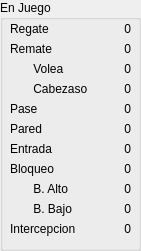
   <widget class="QGroupBox" name="groupBox_2">
    <property name="geometry">
     <rect>
      <x>650</x>
      <y>10</y>
      <width>141</width>
      <height>251</height>
     </rect>
    </property>
    <property name="title">
     <string>En Juego</string>
    </property>
    <widget class="QWidget" name="layoutWidget_6">
     <property name="geometry">
      <rect>
       <x>10</x>
       <y>120</y>
       <width>121</width>
       <height>18</height>
      </rect>
     </property>
     <layout class="QHBoxLayout" name="horizontalLayout_7">
      <item>
       <widget class="QLabel" name="label_14">
        <property name="text">
         <string>Pared</string>
        </property>
        <property name="alignment">
         <set>Qt::AlignLeading|Qt::AlignLeft|Qt::AlignVCenter</set>
        </property>
       </widget>
      </item>
      <item>
       <widget class="QLabel" name="par_total">
        <property name="text">
         <string>0</string>
        </property>
        <property name="alignment">
         <set>Qt::AlignRight|Qt::AlignTrailing|Qt::AlignVCenter</set>
        </property>
       </widget>
      </item>
     </layout>
    </widget>
    <widget class="QWidget" name="layoutWidget">
     <property name="geometry">
      <rect>
       <x>10</x>
       <y>20</y>
       <width>121</width>
       <height>18</height>
      </rect>
     </property>
     <layout class="QHBoxLayout" name="horizontalLayout">
      <item>
       <widget class="QLabel" name="label_2">
        <property name="font">
         <font>
          <underline>false</underline>
         </font>
        </property>
        <property name="text">
         <string>Regate</string>
        </property>
        <property name="alignment">
         <set>Qt::AlignLeading|Qt::AlignLeft|Qt::AlignVCenter</set>
        </property>
       </widget>
      </item>
      <item>
       <widget class="QLabel" name="reg_total">
        <property name="text">
         <string>0</string>
        </property>
        <property name="alignment">
         <set>Qt::AlignRight|Qt::AlignTrailing|Qt::AlignVCenter</set>
        </property>
       </widget>
      </item>
     </layout>
    </widget>
    <widget class="QWidget" name="layoutWidget_9">
     <property name="geometry">
      <rect>
       <x>10</x>
       <y>180</y>
       <width>121</width>
       <height>18</height>
      </rect>
     </property>
     <layout class="QHBoxLayout" name="horizontalLayout_10">
      <item>
       <widget class="QLabel" name="label_20">
        <property name="text">
         <string>       B. Alto</string>
        </property>
        <property name="alignment">
         <set>Qt::AlignLeading|Qt::AlignLeft|Qt::AlignVCenter</set>
        </property>
       </widget>
      </item>
      <item>
       <widget class="QLabel" name="balto_total">
        <property name="text">
         <string>0</string>
        </property>
        <property name="alignment">
         <set>Qt::AlignRight|Qt::AlignTrailing|Qt::AlignVCenter</set>
        </property>
       </widget>
      </item>
     </layout>
    </widget>
    <widget class="QWidget" name="layoutWidget_5">
     <property name="geometry">
      <rect>
       <x>10</x>
       <y>100</y>
       <width>121</width>
       <height>18</height>
      </rect>
     </property>
     <layout class="QHBoxLayout" name="horizontalLayout_6">
      <item>
       <widget class="QLabel" name="label_12">
        <property name="text">
         <string>Pase</string>
        </property>
        <property name="alignment">
         <set>Qt::AlignLeading|Qt::AlignLeft|Qt::AlignVCenter</set>
        </property>
       </widget>
      </item>
      <item>
       <widget class="QLabel" name="pas_total">
        <property name="text">
         <string>0</string>
        </property>
        <property name="alignment">
         <set>Qt::AlignRight|Qt::AlignTrailing|Qt::AlignVCenter</set>
        </property>
       </widget>
      </item>
     </layout>
    </widget>
    <widget class="QWidget" name="layoutWidget_10">
     <property name="geometry">
      <rect>
       <x>10</x>
       <y>200</y>
       <width>121</width>
       <height>18</height>
      </rect>
     </property>
     <layout class="QHBoxLayout" name="horizontalLayout_11">
      <item>
       <widget class="QLabel" name="label_22">
        <property name="text">
         <string>       B. Bajo </string>
        </property>
        <property name="alignment">
         <set>Qt::AlignLeading|Qt::AlignLeft|Qt::AlignVCenter</set>
        </property>
       </widget>
      </item>
      <item>
       <widget class="QLabel" name="bbajo_total">
        <property name="text">
         <string>0</string>
        </property>
        <property name="alignment">
         <set>Qt::AlignRight|Qt::AlignTrailing|Qt::AlignVCenter</set>
        </property>
       </widget>
      </item>
     </layout>
    </widget>
    <widget class="QWidget" name="layoutWidget_7">
     <property name="geometry">
      <rect>
       <x>10</x>
       <y>140</y>
       <width>121</width>
       <height>18</height>
      </rect>
     </property>
     <layout class="QHBoxLayout" name="horizontalLayout_8">
      <item>
       <widget class="QLabel" name="label_16">
        <property name="text">
         <string>Entrada</string>
        </property>
        <property name="alignment">
         <set>Qt::AlignLeading|Qt::AlignLeft|Qt::AlignVCenter</set>
        </property>
       </widget>
      </item>
      <item>
       <widget class="QLabel" name="ent_total">
        <property name="text">
         <string>0</string>
        </property>
        <property name="alignment">
         <set>Qt::AlignRight|Qt::AlignTrailing|Qt::AlignVCenter</set>
        </property>
       </widget>
      </item>
     </layout>
    </widget>
    <widget class="QWidget" name="layoutWidget_11">
     <property name="geometry">
      <rect>
       <x>10</x>
       <y>220</y>
       <width>121</width>
       <height>18</height>
      </rect>
     </property>
     <layout class="QHBoxLayout" name="horizontalLayout_12">
      <item>
       <widget class="QLabel" name="label_24">
        <property name="text">
         <string>Intercepcion</string>
        </property>
        <property name="alignment">
         <set>Qt::AlignLeading|Qt::AlignLeft|Qt::AlignVCenter</set>
        </property>
       </widget>
      </item>
      <item>
       <widget class="QLabel" name="int_total">
        <property name="text">
         <string>0</string>
        </property>
        <property name="alignment">
         <set>Qt::AlignRight|Qt::AlignTrailing|Qt::AlignVCenter</set>
        </property>
       </widget>
      </item>
     </layout>
    </widget>
    <widget class="QWidget" name="layoutWidget_2">
     <property name="geometry">
      <rect>
       <x>10</x>
       <y>40</y>
       <width>121</width>
       <height>18</height>
      </rect>
     </property>
     <layout class="QHBoxLayout" name="horizontalLayout_3">
      <item>
       <widget class="QLabel" name="label_6">
        <property name="text">
         <string>Remate</string>
        </property>
        <property name="alignment">
         <set>Qt::AlignLeading|Qt::AlignLeft|Qt::AlignVCenter</set>
        </property>
       </widget>
      </item>
      <item>
       <widget class="QLabel" name="rem_total">
        <property name="text">
         <string>0</string>
        </property>
        <property name="alignment">
         <set>Qt::AlignRight|Qt::AlignTrailing|Qt::AlignVCenter</set>
        </property>
       </widget>
      </item>
     </layout>
    </widget>
    <widget class="QWidget" name="layoutWidget_3">
     <property name="geometry">
      <rect>
       <x>10</x>
       <y>60</y>
       <width>121</width>
       <height>18</height>
      </rect>
     </property>
     <layout class="QHBoxLayout" name="horizontalLayout_4">
      <item>
       <widget class="QLabel" name="label_8">
        <property name="text">
         <string>       Volea</string>
        </property>
        <property name="alignment">
         <set>Qt::AlignLeading|Qt::AlignLeft|Qt::AlignVCenter</set>
        </property>
       </widget>
      </item>
      <item>
       <widget class="QLabel" name="vol_total">
        <property name="text">
         <string>0</string>
        </property>
        <property name="alignment">
         <set>Qt::AlignRight|Qt::AlignTrailing|Qt::AlignVCenter</set>
        </property>
       </widget>
      </item>
     </layout>
    </widget>
    <widget class="QWidget" name="layoutWidget_8">
     <property name="geometry">
      <rect>
       <x>10</x>
       <y>160</y>
       <width>121</width>
       <height>18</height>
      </rect>
     </property>
     <layout class="QHBoxLayout" name="horizontalLayout_9">
      <item>
       <widget class="QLabel" name="label_18">
        <property name="text">
         <string>Bloqueo</string>
        </property>
        <property name="alignment">
         <set>Qt::AlignLeading|Qt::AlignLeft|Qt::AlignVCenter</set>
        </property>
       </widget>
      </item>
      <item>
       <widget class="QLabel" name="blo_total">
        <property name="text">
         <string>0</string>
        </property>
        <property name="alignment">
         <set>Qt::AlignRight|Qt::AlignTrailing|Qt::AlignVCenter</set>
        </property>
       </widget>
      </item>
     </layout>
    </widget>
    <widget class="QWidget" name="layoutWidget_4">
     <property name="geometry">
      <rect>
       <x>10</x>
       <y>80</y>
       <width>121</width>
       <height>18</height>
      </rect>
     </property>
     <layout class="QHBoxLayout" name="horizontalLayout_5">
      <item>
       <widget class="QLabel" name="label_10">
        <property name="text">
         <string>       Cabezaso</string>
        </property>
        <property name="alignment">
         <set>Qt::AlignLeading|Qt::AlignLeft|Qt::AlignVCenter</set>
        </property>
       </widget>
      </item>
      <item>
       <widget class="QLabel" name="cab_total">
        <property name="text">
         <string>0</string>
        </property>
        <property name="alignment">
         <set>Qt::AlignRight|Qt::AlignTrailing|Qt::AlignVCenter</set>
        </property>
       </widget>
      </item>
     </layout>
    </widget>
   </widget>
